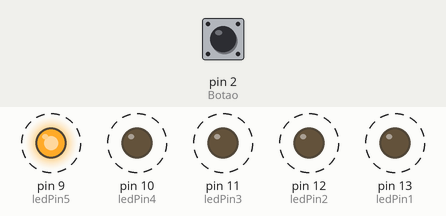
This sketch was run on a simulated Arduino Uno, built with avr-gcc and run on an emulated ATmega328P. On the bench: output pins drawn as LEDs (lit = HIGH). Dashed ring = blinking. The test bench sets the inputs (shaded band); at power-on: pin 2 (Botao) LOW.

Above: at 2.85 s.
2.9 s: pin 2 (Botao) pulled HIGH for 3.2 s
At 3.6 s:
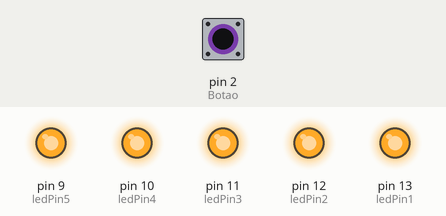
At 6.3 s:
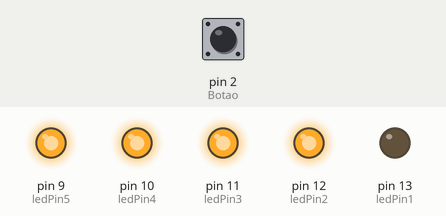
Timing chart, 0 to 13.9 s (numbered marks = the images above; inputs shaded):
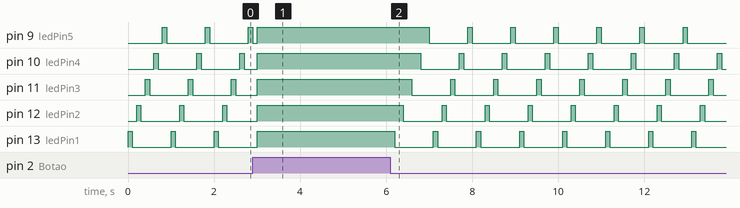

Measured:
- by itself, pin 10 (ledPin4), pin 11 (ledPin3), pin 12 (ledPin2), pin 13 (ledPin1): repeats every 1.0 s: LOW 0.90 s, HIGH 0.10 s

The sketch:

botao-leds.ino
```cpp
const int ledPin1 = 13;
const int ledPin2 = 12;
const int ledPin3 = 11;
const int ledPin4 = 10;
const int ledPin5 = 9;

const int Botao = 2;
int estadoBotao = 0;

void setup() {
  pinMode(ledPin1, OUTPUT);
  pinMode(ledPin2, OUTPUT);
  pinMode(ledPin3, OUTPUT);
  pinMode(ledPin4, OUTPUT);
  pinMode(ledPin5, OUTPUT);
  pinMode(Botao, INPUT);
}

/*void botao(){
   if (estadoBotao == HIGH){
    digitalWrite(ledPin1, HIGH);
    digitalWrite(ledPin2, HIGH);
    digitalWrite(ledPin3, HIGH);
    digitalWrite(ledPin4, HIGH);
    digitalWrite(ledPin5, HIGH);
  }
  else {
    /*digitalWrite(ledPin1, LOW);
    digitalWrite(ledPin2, LOW);
    digitalWrite(ledPin3, LOW);
    digitalWrite(ledPin4, LOW);
    digitalWrite(ledPin5, LOW);
  }
 }*/

void loop() {
  estadoBotao = digitalRead(Botao);

  if (estadoBotao == HIGH) {
    digitalWrite(ledPin1, HIGH);
    digitalWrite(ledPin2, HIGH);
    digitalWrite(ledPin3, HIGH);
    digitalWrite(ledPin4, HIGH);
    digitalWrite(ledPin5, HIGH);
  }
  else {
    digitalWrite(ledPin1, HIGH);   // turn the LED on (HIGH is the voltage level)
    delay(100);                       // wait for a second
    digitalWrite(ledPin1, LOW);    // turn the LED off by making the voltage LOW
    delay(100);
  }
  if (estadoBotao == HIGH) {
    digitalWrite(ledPin1, HIGH);
    digitalWrite(ledPin2, HIGH);
    digitalWrite(ledPin3, HIGH);
    digitalWrite(ledPin4, HIGH);
    digitalWrite(ledPin5, HIGH);
  }
  else {
    digitalWrite(ledPin2, HIGH);   // turn the LED on (HIGH is the voltage level)
    delay(100);                       // wait for a second
    digitalWrite(ledPin2, LOW);    // turn the LED off by making the voltage LOW
    delay(100); // wait for a second
  }
  if (estadoBotao == HIGH) {
    digitalWrite(ledPin1, HIGH);
    digitalWrite(ledPin2, HIGH);
    digitalWrite(ledPin3, HIGH);
    digitalWrite(ledPin4, HIGH);
    digitalWrite(ledPin5, HIGH);
  }
  else {
    digitalWrite(ledPin3, HIGH);   // turn the LED on (HIGH is the voltage level)
    delay(100);                       // wait for a second
    digitalWrite(ledPin3, LOW);    // turn the LED off by making the voltage LOW
    delay(100);
  }
  if (estadoBotao == HIGH) {
    digitalWrite(ledPin1, HIGH);
    digitalWrite(ledPin2, HIGH);
    digitalWrite(ledPin3, HIGH);
    digitalWrite(ledPin4, HIGH);
    digitalWrite(ledPin5, HIGH);
  }
  else {
    digitalWrite(ledPin4, HIGH);   // turn the LED on (HIGH is the voltage level)
    delay(100);                       // wait for a second
    digitalWrite(ledPin4, LOW);    // turn the LED off by making the voltage LOW
    delay(100);
  }
  if (estadoBotao == HIGH) {
    digitalWrite(ledPin1, HIGH);
    digitalWrite(ledPin2, HIGH);
    digitalWrite(ledPin3, HIGH);
    digitalWrite(ledPin4, HIGH);
    digitalWrite(ledPin5, HIGH);
  }
  else {
    digitalWrite(ledPin5, HIGH);   // turn the LED on (HIGH is the voltage level)
    delay(100);                       // wait for a second
    digitalWrite(ledPin5, LOW);    // turn the LED off by making the voltage LOW
    delay(100);
  }

}
```
